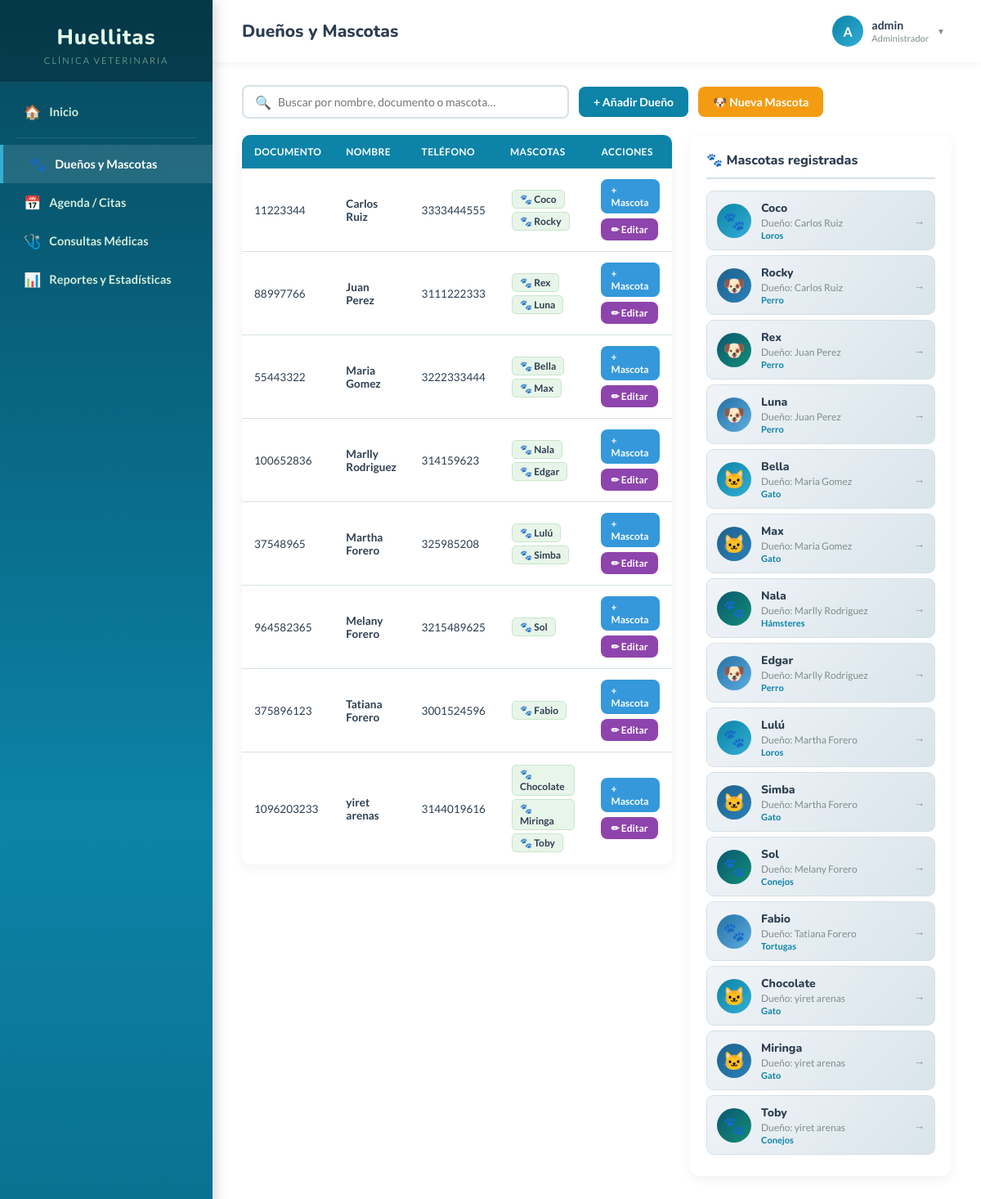
The app's page /app/dueños.php (signed in) with its own data.
### app/dueños.php (the view, shortened to what this page needs)
<?php
require_once 'config/conexion.php';
$lista_dueños = [];
try {
    $sql = "SELECT d.id_dueño, d.documento_identidad, d.nombre, d.telefono, d.email, d.direccion,
                   GROUP_CONCAT(CONCAT(m.id_mascota,':',m.nombre,':',IFNULL(e.nombre,'?')) SEPARATOR '|') AS lista_mascotas
            FROM dueño d
            LEFT JOIN mascota m   ON d.id_dueño    = m.id_dueño
            LEFT JOIN raza r      ON m.id_raza      = r.id_raza
            LEFT JOIN especie e   ON r.id_especie   = e.id_especie
            GROUP BY d.id_dueño
            ORDER BY d.nombre ASC";
    $stmt = $conexion->prepare($sql);
    $stmt->execute();
    $lista_dueños = $stmt->fetchAll(PDO::FETCH_ASSOC);
} catch(PDOException $e) {
    $error_db = "Error: " . $e->getMessage();
}
?>
<!DOCTYPE html>
<html lang="es">
<head>
    <link rel="stylesheet" href="huellitas-shared.css?v=4">
    <link rel="stylesheet" href="huellitas-layout.css?v=4">
</head>
<body>
<?php include 'sidebar.php'; ?>
<div class="main-content">
    <?php include 'topbar.php'; ?>
    <div class="page-body">
        <div class="toolbar">
            <div class="search-box">
                <span>&#128269;</span>
                <input type="text" id="buscador" placeholder="Buscar por nombre, documento o mascota…" oninput="filtrarTabla()">
            </div>
            <a href="nuevo_dueño.php"  class="btn btn-primary">+ Añadir Dueño</a>
            <a href="nueva_mascota.php" class="btn btn-orange">&#128054; Nueva Mascota</a>
        </div>
        <div class="split-layout">
            <div>
                <div class="table-container">
                    <table id="tabla-dueños">
                        <thead>
                            <tr>
                                <th>Documento</th>
                                <th>Nombre</th>
                                <th>Teléfono</th>
                                <th>Mascotas</th>
                                <th>Acciones</th>
                            </tr>
                        </thead>
                        <tbody>
                        <?php if(count($lista_dueños)>0): ?>
                            <?php foreach($lista_dueños as $d): ?>
                            <tr class="data-row">
                                <td><?= htmlspecialchars($d['documento_identidad']) ?></td>
                                <td><strong><?= htmlspecialchars($d['nombre']) ?></strong></td>
                                <td><?= htmlspecialchars($d['telefono']) ?></td>
                                <td>
                                    <?php if(!empty($d['lista_mascotas'])): ?>
                                        <?php foreach(explode('|',$d['lista_mascotas']) as $m):
                                            [$mid,$mnombre] = explode(':',$m,2);
                                            $mnombre = explode(':',$mnombre)[0]; ?>
                                            <a href="perfil_mascota.php?id=<?= $mid ?>" class="mascota-tag">&#128062; <?= htmlspecialchars($mnombre) ?></a>
                                        <?php endforeach; ?>
                                    <?php else: ?>
                                        <em style="color:var(--color-muted)">Sin mascotas</em>
                                    <?php endif; ?>
                                </td>
                                <td>
                                    <div class="actions-cell">
                                        <a href="nueva_mascota.php?id_dueño=<?= $d['id_dueño'] ?>" class="btn btn-blue btn-sm">+ Mascota</a>
                                        <button class="btn btn-edit btn-sm"
                                            onclick="abrirEdicion(
                                                <?= $d['id_dueño'] ?>,
                                                '<?= addslashes($d['documento_identidad']) ?>',
                                                '<?= addslashes($d['nombre']) ?>',
                                                '<?= addslashes($d['telefono']) ?>',
                                                '<?= addslashes($d['email']??'') ?>',
                                                '<?= addslashes($d['direccion']??'') ?>'
                                            )">&#9999; Editar</button>
                                    </div>
                                </td>
                            </tr>
                            <?php endforeach; ?>
                        <?php else: ?>
                            <tr><td colspan="5"><div class="empty-state">&#128062; No hay clientes aún.</div></td></tr>
                        <?php endif; ?>
                        </tbody>
                    </table>
                </div>
            </div>
            <div class="pets-panel">
                <h4>&#128062; Mascotas registradas</h4>
                <?php
                $todas_mascotas = [];
                foreach($lista_dueños as $d) {
                    if(!empty($d['lista_mascotas'])) {
                        foreach(explode('|',$d['lista_mascotas']) as $m) {
                            $partes = explode(':',$m,3);
                            if(count($partes)>=2) {
                                $todas_mascotas[] = ['id'=>$partes[0],'nombre'=>$partes[1],'especie'=>$partes[2]??'','dueño'=>$d['nombre']];
                            }
                        }
                    }
                }
                ?>
                <?php if(count($todas_mascotas)>0): ?>
                    <?php foreach($todas_mascotas as $index => $pm):
                        $emoji = str_contains(strtolower($pm['especie']),'gato')?'🐱':(str_contains(strtolower($pm['especie']),'perro')?'🐶':'🐾');
                        $blue_gradients = [
                            'linear-gradient(135deg, #0c83a7, #34aed4)',
                            'linear-gradient(135deg, #1f618d, #2980b9)',
                            'linear-gradient(135deg, #095870, #138d75)',
                            'linear-gradient(135deg, #2471a3, #5dade2)'
                        ];
                        $bg_grad = $blue_gradients[$index % 4];
                    ?>
                    <a href="perfil_mascota.php?id=<?= $pm['id'] ?>" class="pet-item">
                        <div class="pet-avatar" style="background: <?= $bg_grad ?>"><?= $emoji ?></div>
                        <div class="pet-info">
                            <div class="pet-name"><?= htmlspecialchars($pm['nombre']) ?></div>
                            <div class="pet-owner">Dueño: <?= htmlspecialchars($pm['dueño']) ?></div>
                            <div class="pet-especie"><?= htmlspecialchars($pm['especie']) ?></div>
                        </div>
                        <div class="pet-arrow">→</div>
                    </a>
                    <?php endforeach; ?>
                <?php else: ?>
                    <div class="empty-msg-panel">No hay mascotas registradas aún.</div>
                <?php endif; ?>
            </div>
        </div>
    </div>
</div>
</body>
</html>

### app/huellitas-shared.css (style rules this page uses)
:root { --bg-main: radial-gradient(rgba(12, 131, 167, 0.08) 2px, transparent 2px), linear-gradient(135deg, #f0f4f8 0%, #d9e4eb 100%); background-size: 30px 30px, 100% 100%; --bg-sidebar: linear-gradient(180deg, #064a5f 0%, #0c83a7 60%, #096a87 100%); --bg-card: #ffffff; --bg-topbar: #ffffff; --color-text: #2c3e50; --color-muted: #7f8c8d; --color-border: #d5e1e5; --color-hover: #f0f8fa; --color-accent: #0c83a7; --shadow-card: 0 4px 14px rgba(0,0,0,0.06); --shadow-topbar: 0 2px 8px rgba(0,0,0,0.06); --table-header: #0c83a7; --table-stripe: #f4f9fb; --input-bg: #ffffff; }
body { background-color: var(--bg-main) !important; transition: background-color 0.3s ease; }
.main-content { color: var(--color-text); }
.form-card, .table-container, .section-card, .calendar-card, .table-panel, .med-card, .trat-card, .consulta-card, .perfil-hero ~ .sections-grid .section-card { background: var(--bg-card) !important; color: var(--color-text) !important; box-shadow: var(--shadow-card) !important; transition: background 0.3s, color 0.3s; }
.form-group input, .form-group select, .form-group textarea, .search-box input, .filter-cat { background: var(--input-bg) !important; color: var(--color-text) !important; border-color: var(--color-border) !important; }
.search-box { background: var(--bg-card) !important; border-color: var(--color-border) !important; }
th { background-color: var(--table-header) !important; }
td { color: var(--color-text) !important; border-color: var(--color-border) !important; }
.card-motivo, .trat-meta, .med-pa, .pres-row, .mascota-tag, .info-item span, .trat-desc { color: var(--color-text) !important; }

### app/huellitas-layout.css (style rules this page uses)
*, *::before, *::after { box-sizing: border-box; margin: 0; padding: 0; }
body { font-family: 'Lato', sans-serif; background-color: var(--bg-main, #f0f4f1); display: flex; min-height: 100vh; transition: background-color 0.3s; }
.main-content { margin-left: 260px; width: calc(100% - 260px); display: flex; flex-direction: column; min-height: 100vh; }
.page-body { padding: 28px 36px; }
.btn { display: inline-flex; align-items: center; gap: 7px; padding: 10px 18px; border-radius: 8px; text-decoration: none; font-weight: 700; font-size: 14px; cursor: pointer; border: none; transition: all .2s; font-family: 'Lato', sans-serif; }
.btn-primary { background: #0c83a7; color: #fff; }
.btn-orange { background: #f39c12; color: #fff; }
.btn-blue { background: #3498db; color: #fff; }
.btn-edit { background: #8e44ad; color: #fff; }
.search-box { display: flex; align-items: center; background: var(--bg-card, #fff); border: 2px solid var(--color-border, #d5e1e5); border-radius: 8px; padding: 0 14px; gap: 8px; flex: 1; min-width: 220px; max-width: 400px; transition: border-color .2s; }
.search-box input { border: none; outline: none; padding: 10px 0; font-size: 14px; width: 100%; font-family: 'Lato', sans-serif; background: transparent; color: var(--color-text, #2c3e50); }
.search-box span { color: var(--color-muted, #aaa); }
.toolbar { display: flex; align-items: center; gap: 12px; margin-bottom: 20px; flex-wrap: wrap; }

### records on screen
dueño: documento_identidad "11223344", nombre "Carlos Ruiz", telefono "3333444555", mnombre "Coco", mnombre "Rocky"
dueño: documento_identidad "88997766", nombre "Juan Perez", telefono "3111222333", mnombre "Rex", mnombre "Luna", emoji "🐶", nombre "Luna", especie "Perro"
dueño: documento_identidad "55443322", nombre "Maria Gomez", telefono "3222333444", mnombre "Bella", mnombre "Max"
dueño: documento_identidad "100652836", nombre "Marlly Rodriguez", telefono "314159623", mnombre "Nala", mnombre "Edgar", emoji "🐶", nombre "Edgar", especie "Perro"
dueño: documento_identidad "37548965", nombre "Martha Forero", telefono "325985208", mnombre "Lulú", mnombre "Simba", emoji "🐾", nombre "Lulú", especie "Loros"
dueño: documento_identidad "964582365", nombre "Melany Forero", telefono "3215489625", mnombre "Sol", emoji "🐾", nombre "Sol", especie "Conejos"
dueño: documento_identidad "375896123", nombre "Tatiana Forero", telefono "3001524596", mnombre "Fabio", emoji "🐾", nombre "Fabio", especie "Tortugas"
dueño: documento_identidad "1096203233", nombre "yiret arenas", telefono "3144019616", mnombre "Chocolate", mnombre "Miringa", mnombre "Toby", emoji "🐱", nombre "Miringa", especie "Gato"

### other values on screen
$titulo_pagina "Dueños y Mascotas"
$inicial "A"
$nombre_usuario "admin"
$rol_usuario "Administrador"
$emoji "🐾"
$pm['nombre'] "Coco"
$pm['dueño'] "Carlos Ruiz"
$pm['especie'] "Loros"
$emoji "🐶"
$pm['nombre'] "Rocky"
$pm['especie'] "Perro"
$pm['nombre'] "Rex"
$pm['dueño'] "Juan Perez"
$emoji "🐱"
$pm['nombre'] "Bella"
